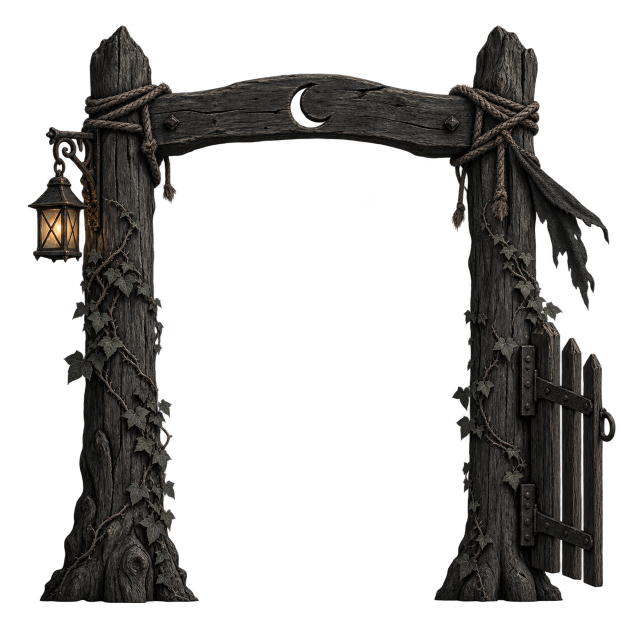
#> input picture assets/images/chapter_exits/ch01_home_exit.png, 1254 x 1254 px (shown at 1/2 size); its folder holds only this picture in this run
$ python bake_exit_gates.py
#> lines starting #> are read from the running program, lines starting #| are printed output that depends on the picture
#!/usr/bin/env python3
"""Bake the chapter-end gates for the game.

usage: bake_exit_gates.py

Reads the generated gate art in assets/images/chapter_exits/ (1254 px
squares, transparent round the gate), crops each to what is drawn, scales
it to 600 px high and writes assets/images/exits/<name>.webp. The game
stands each at its chapter's end (lib/render/chapter_exit_gate.dart).
"""
import pathlib

from PIL import Image

ROOT = pathlib.Path(__file__).resolve().parent.parent
SOURCE = ROOT / 'assets/images/chapter_exits'
OUT = ROOT / 'assets/images/exits'
HIGH = 600


def main():
    OUT.mkdir(parents=True, exist_ok=True)
    for path in sorted(SOURCE.glob('*.png')):
        image = Image.open(path).convert('RGBA')
#> image is the input picture: PIL image 1254x1254 RGBA; mean R, G, B, A 15.5, 14.4, 13.1, 83.4
        # What is drawn: the alpha above a faint fringe.
        box = image.getchannel('A').point(lambda a: 255 if a > 32 else 0).getbbox()
#> box = (55, 51, 1231, 1206)
        gate = image.crop(box)
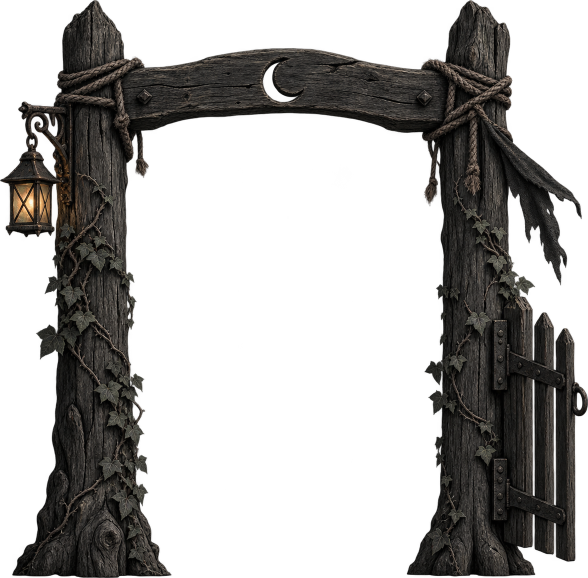
#> gate: PIL image 1176x1155 RGBA (shown at 1/2 size); mean R, G, B, A 18, 16.7, 15.2, 96.5; transparent parts drawn white
        width = round(gate.width * HIGH / gate.height)
#> width = 611
        gate = gate.resize((width, HIGH), Image.LANCZOS)
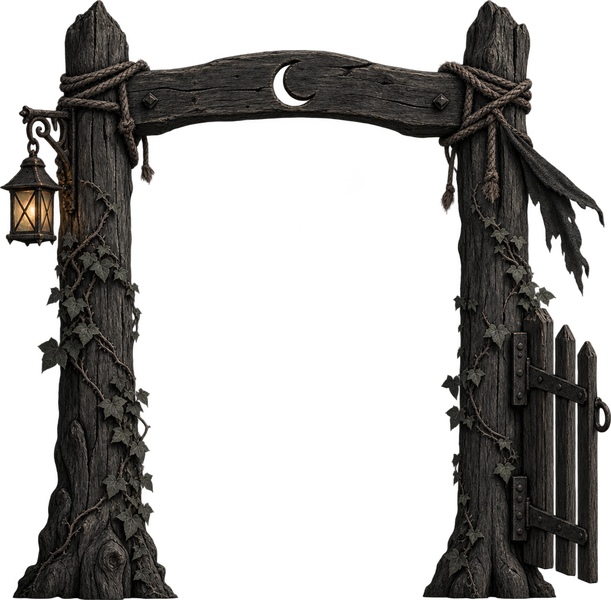
#> gate: PIL image 611x600 RGBA; mean R, G, B, A 17.9, 16.7, 15.2, 96.5; transparent parts drawn white
        name = path.stem.split('_')[0]  # ch01 … ch15
        gate.save(OUT / f'{name}.webp', 'WEBP', quality=86, method=6)
        print(name, gate.size)
#| ch01 (611, 600)


if __name__ == '__main__':
    main()

$ run again, on assets/images/chapter_exits/ch05_crypt_exit.png
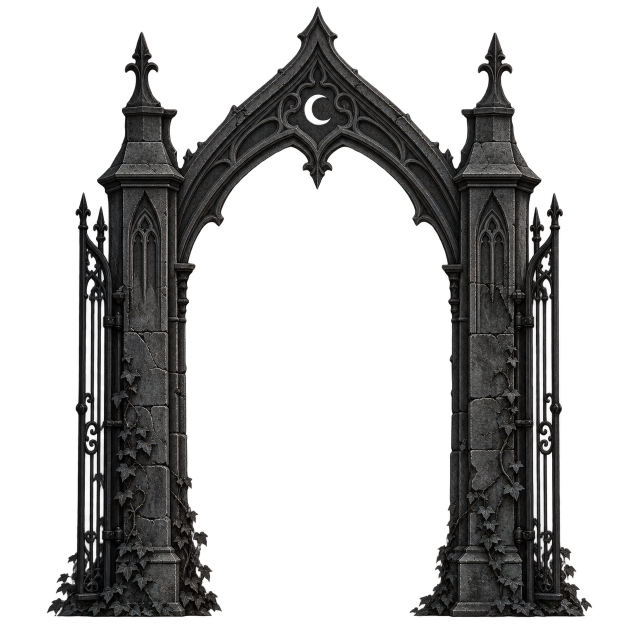
#> input picture assets/images/chapter_exits/ch05_crypt_exit.png, 1254 x 1254 px (shown at 1/2 size)
#> in main, image is the input picture: PIL image 1254x1254 RGBA; mean R, G, B, A 15.3, 15, 14.9, 81.4
#> box = (93, 13, 1184, 1235)
#> in main, `gate = image.crop(box)`:
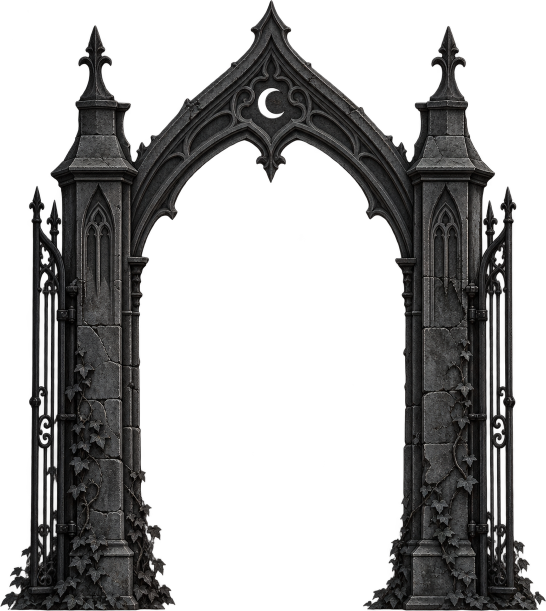
#> gate: PIL image 1091x1222 RGBA (shown at 1/2 size); mean R, G, B, A 18.1, 17.7, 17.5, 96; transparent parts drawn white
#> in main, `gate = gate.resize((width, HIGH), Image.LANCZOS)`:
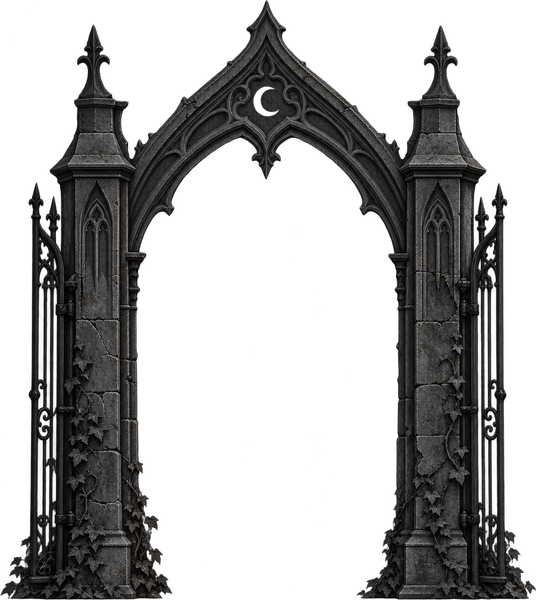
#> gate: PIL image 536x600 RGBA; mean R, G, B, A 18, 17.6, 17.4, 96; transparent parts drawn white
#| ch05 (536, 600)

$ run again, on assets/images/chapter_exits/ch06_bone_pit_exit.png
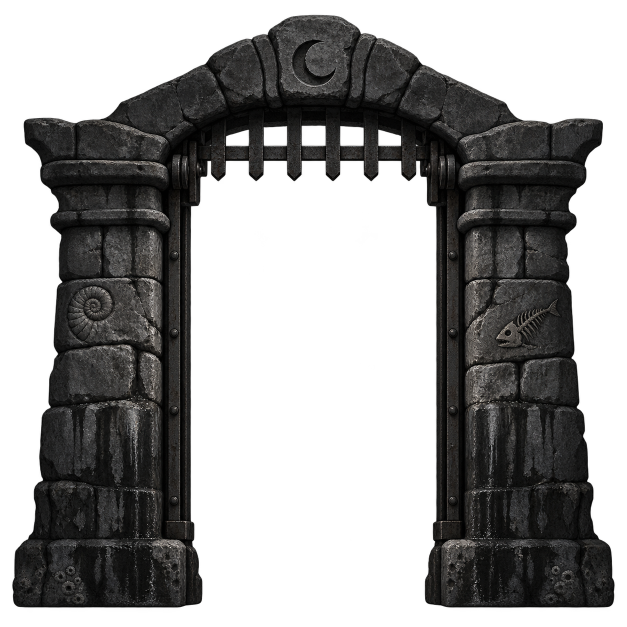
#> input picture assets/images/chapter_exits/ch06_bone_pit_exit.png, 1254 x 1254 px (shown at 1/2 size)
#> in main, image is the input picture: PIL image 1254x1254 RGBA; mean R, G, B, A 18.9, 18.5, 18.1, 117
#> box = (24, 29, 1229, 1216)
#> in main, `gate = image.crop(box)`:
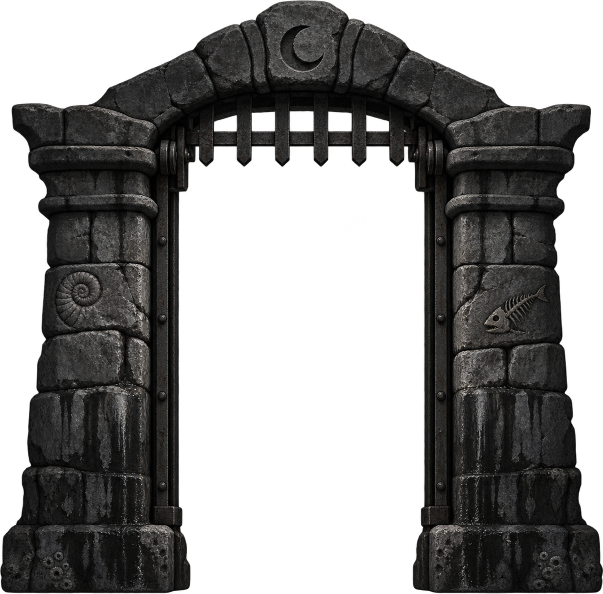
#> gate: PIL image 1205x1187 RGBA (shown at 1/2 size); mean R, G, B, A 20.7, 20.3, 19.9, 128.6; transparent parts drawn white
#> in main, `gate = gate.resize((width, HIGH), Image.LANCZOS)`:
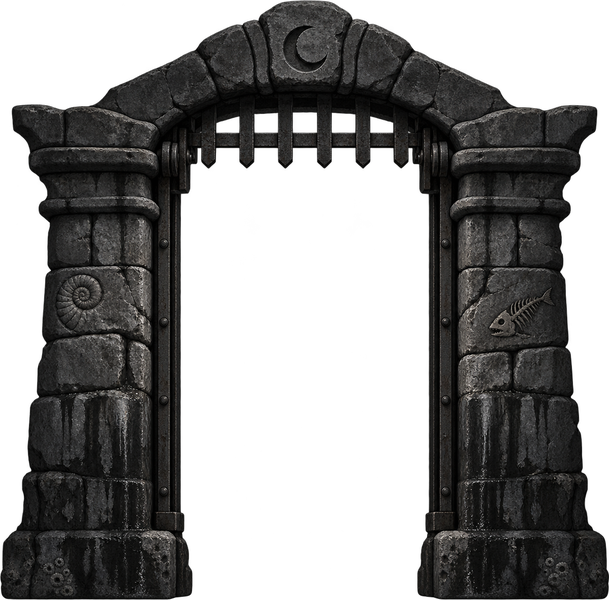
#> gate: PIL image 609x600 RGBA; mean R, G, B, A 20.6, 20.2, 19.7, 128.6; transparent parts drawn white
#| ch06 (609, 600)

$ run again, on assets/images/chapter_exits/ch02_night_forest_exit.png
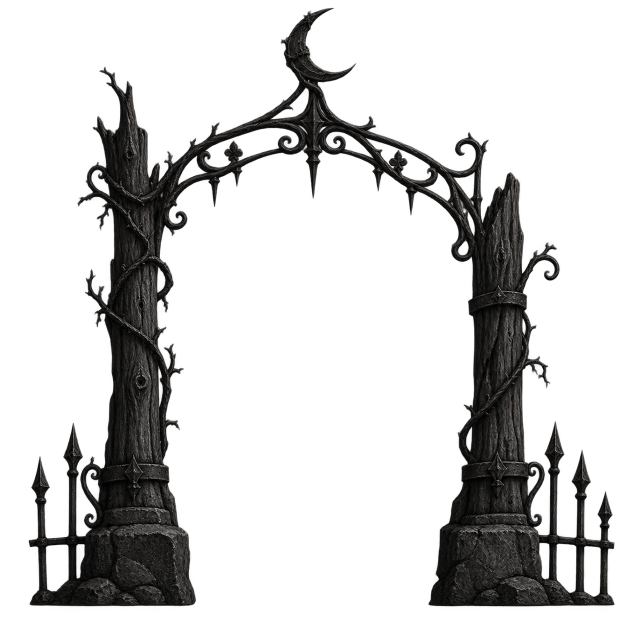
#> input picture assets/images/chapter_exits/ch02_night_forest_exit.png, 1254 x 1254 px (shown at 1/2 size)
#> in main, image is the input picture: PIL image 1254x1254 RGBA; mean R, G, B, A 7.7, 7.3, 7, 53.1
#> box = (57, 16, 1229, 1213)
#> in main, `gate = image.crop(box)`:
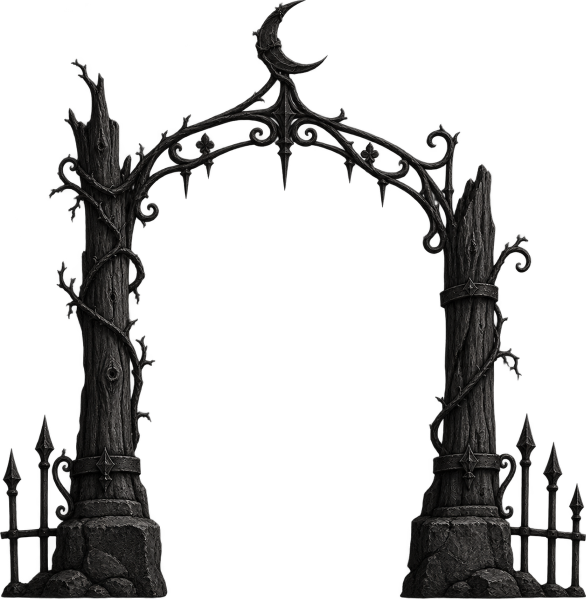
#> gate: PIL image 1172x1197 RGBA (shown at 1/2 size); mean R, G, B, A 8.6, 8.2, 7.9, 59.6; transparent parts drawn white
#> in main, `gate = gate.resize((width, HIGH), Image.LANCZOS)`:
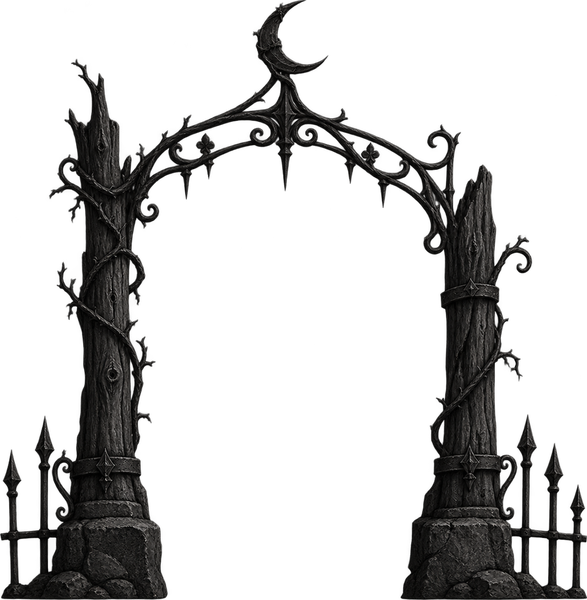
#> gate: PIL image 587x600 RGBA; mean R, G, B, A 8.6, 8.3, 8, 59.6; transparent parts drawn white
#| ch02 (587, 600)
